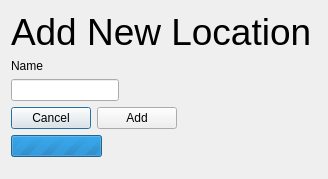
<?xml version="1.0" encoding="UTF-8"?>
<ui version="4.0">
 <class>AddLocation</class>
 <widget class="QDialog" name="AddLocation">
  <property name="windowModality">
   <enum>Qt::ApplicationModal</enum>
  </property>
  <property name="geometry">
   <rect>
    <x>0</x>
    <y>0</y>
    <width>328</width>
    <height>179</height>
   </rect>
  </property>
  <property name="minimumSize">
   <size>
    <width>328</width>
    <height>179</height>
   </size>
  </property>
  <property name="maximumSize">
   <size>
    <width>328</width>
    <height>179</height>
   </size>
  </property>
  <property name="windowTitle">
   <string>Add Location</string>
  </property>
  <property name="modal">
   <bool>true</bool>
  </property>
  <layout class="QFormLayout" name="formLayout">
   <item row="0" column="0">
    <layout class="QVBoxLayout" name="verticalLayout">
     <item>
      <widget class="QLabel" name="label_2">
       <property name="font">
        <font>
         <pointsize>28</pointsize>
        </font>
       </property>
       <property name="text">
        <string>Add New Location</string>
       </property>
      </widget>
     </item>
    </layout>
   </item>
   <item row="1" column="0">
    <widget class="QLabel" name="label">
     <property name="text">
      <string>Name</string>
     </property>
    </widget>
   </item>
   <item row="2" column="0">
    <widget class="QLineEdit" name="locationInput"/>
   </item>
   <item row="3" column="0">
    <layout class="QHBoxLayout" name="horizontalLayout">
     <item>
      <widget class="QPushButton" name="cancel">
       <property name="text">
        <string>Cancel</string>
       </property>
      </widget>
     </item>
     <item>
      <widget class="QPushButton" name="addLocation">
       <property name="text">
        <string>Add</string>
       </property>
      </widget>
     </item>
    </layout>
   </item>
   <item row="4" column="0">
    <widget class="QProgressBar" name="progressBar">
     <property name="maximum">
      <number>0</number>
     </property>
     <property name="value">
      <number>0</number>
     </property>
    </widget>
   </item>
  </layout>
 </widget>
 <resources/>
 <connections/>
</ui>
